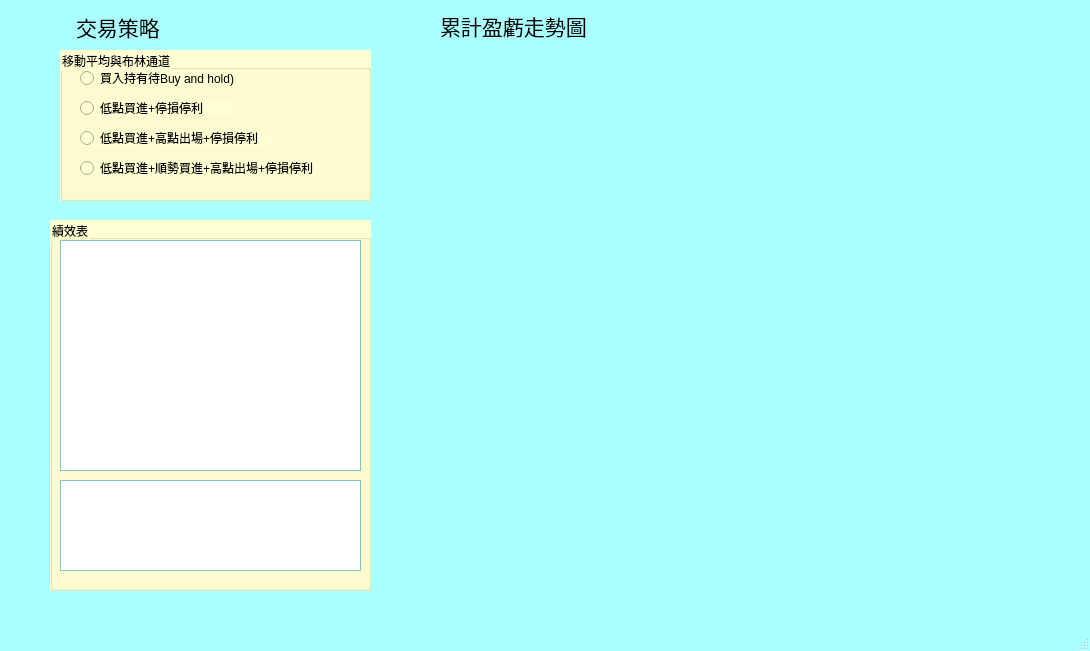
<?xml version="1.0" encoding="UTF-8"?>
<ui version="4.0">
 <class>MainWindow</class>
 <widget class="QMainWindow" name="MainWindow">
  <property name="geometry">
   <rect>
    <x>0</x>
    <y>0</y>
    <width>1090</width>
    <height>651</height>
   </rect>
  </property>
  <property name="palette">
   <palette>
    <active>
     <colorrole role="WindowText">
      <brush brushstyle="SolidPattern">
       <color alpha="255">
        <red>0</red>
        <green>0</green>
        <blue>0</blue>
       </color>
      </brush>
     </colorrole>
     <colorrole role="Button">
      <brush brushstyle="SolidPattern">
       <color alpha="255">
        <red>170</red>
        <green>255</green>
        <blue>255</blue>
       </color>
      </brush>
     </colorrole>
     <colorrole role="Light">
      <brush brushstyle="SolidPattern">
       <color alpha="255">
        <red>255</red>
        <green>255</green>
        <blue>255</blue>
       </color>
      </brush>
     </colorrole>
     <colorrole role="Midlight">
      <brush brushstyle="SolidPattern">
       <color alpha="255">
        <red>212</red>
        <green>255</green>
        <blue>255</blue>
       </color>
      </brush>
     </colorrole>
     <colorrole role="Dark">
      <brush brushstyle="SolidPattern">
       <color alpha="255">
        <red>85</red>
        <green>127</green>
        <blue>127</blue>
       </color>
      </brush>
     </colorrole>
     <colorrole role="Mid">
      <brush brushstyle="SolidPattern">
       <color alpha="255">
        <red>113</red>
        <green>170</green>
        <blue>170</blue>
       </color>
      </brush>
     </colorrole>
     <colorrole role="Text">
      <brush brushstyle="SolidPattern">
       <color alpha="255">
        <red>0</red>
        <green>0</green>
        <blue>0</blue>
       </color>
      </brush>
     </colorrole>
     <colorrole role="BrightText">
      <brush brushstyle="SolidPattern">
       <color alpha="255">
        <red>255</red>
        <green>255</green>
        <blue>255</blue>
       </color>
      </brush>
     </colorrole>
     <colorrole role="ButtonText">
      <brush brushstyle="SolidPattern">
       <color alpha="255">
        <red>0</red>
        <green>0</green>
        <blue>0</blue>
       </color>
      </brush>
     </colorrole>
     <colorrole role="Base">
      <brush brushstyle="SolidPattern">
       <color alpha="255">
        <red>255</red>
        <green>255</green>
        <blue>255</blue>
       </color>
      </brush>
     </colorrole>
     <colorrole role="Window">
      <brush brushstyle="SolidPattern">
       <color alpha="255">
        <red>170</red>
        <green>255</green>
        <blue>255</blue>
       </color>
      </brush>
     </colorrole>
     <colorrole role="Shadow">
      <brush brushstyle="SolidPattern">
       <color alpha="255">
        <red>0</red>
        <green>0</green>
        <blue>0</blue>
       </color>
      </brush>
     </colorrole>
     <colorrole role="AlternateBase">
      <brush brushstyle="SolidPattern">
       <color alpha="255">
        <red>212</red>
        <green>255</green>
        <blue>255</blue>
       </color>
      </brush>
     </colorrole>
     <colorrole role="ToolTipBase">
      <brush brushstyle="SolidPattern">
       <color alpha="255">
        <red>255</red>
        <green>255</green>
        <blue>220</blue>
       </color>
      </brush>
     </colorrole>
     <colorrole role="ToolTipText">
      <brush brushstyle="SolidPattern">
       <color alpha="255">
        <red>0</red>
        <green>0</green>
        <blue>0</blue>
       </color>
      </brush>
     </colorrole>
    </active>
    <inactive>
     <colorrole role="WindowText">
      <brush brushstyle="SolidPattern">
       <color alpha="255">
        <red>0</red>
        <green>0</green>
        <blue>0</blue>
       </color>
      </brush>
     </colorrole>
     <colorrole role="Button">
      <brush brushstyle="SolidPattern">
       <color alpha="255">
        <red>170</red>
        <green>255</green>
        <blue>255</blue>
       </color>
      </brush>
     </colorrole>
     <colorrole role="Light">
      <brush brushstyle="SolidPattern">
       <color alpha="255">
        <red>255</red>
        <green>255</green>
        <blue>255</blue>
       </color>
      </brush>
     </colorrole>
     <colorrole role="Midlight">
      <brush brushstyle="SolidPattern">
       <color alpha="255">
        <red>212</red>
        <green>255</green>
        <blue>255</blue>
       </color>
      </brush>
     </colorrole>
     <colorrole role="Dark">
      <brush brushstyle="SolidPattern">
       <color alpha="255">
        <red>85</red>
        <green>127</green>
        <blue>127</blue>
       </color>
      </brush>
     </colorrole>
     <colorrole role="Mid">
      <brush brushstyle="SolidPattern">
       <color alpha="255">
        <red>113</red>
        <green>170</green>
        <blue>170</blue>
       </color>
      </brush>
     </colorrole>
     <colorrole role="Text">
      <brush brushstyle="SolidPattern">
       <color alpha="255">
        <red>0</red>
        <green>0</green>
        <blue>0</blue>
       </color>
      </brush>
     </colorrole>
     <colorrole role="BrightText">
      <brush brushstyle="SolidPattern">
       <color alpha="255">
        <red>255</red>
        <green>255</green>
        <blue>255</blue>
       </color>
      </brush>
     </colorrole>
     <colorrole role="ButtonText">
      <brush brushstyle="SolidPattern">
       <color alpha="255">
        <red>0</red>
        <green>0</green>
        <blue>0</blue>
       </color>
      </brush>
     </colorrole>
     <colorrole role="Base">
      <brush brushstyle="SolidPattern">
       <color alpha="255">
        <red>255</red>
        <green>255</green>
        <blue>255</blue>
       </color>
      </brush>
     </colorrole>
     <colorrole role="Window">
      <brush brushstyle="SolidPattern">
       <color alpha="255">
        <red>170</red>
        <green>255</green>
        <blue>255</blue>
       </color>
      </brush>
     </colorrole>
     <colorrole role="Shadow">
      <brush brushstyle="SolidPattern">
       <color alpha="255">
        <red>0</red>
        <green>0</green>
        <blue>0</blue>
       </color>
      </brush>
     </colorrole>
     <colorrole role="AlternateBase">
      <brush brushstyle="SolidPattern">
       <color alpha="255">
        <red>212</red>
        <green>255</green>
        <blue>255</blue>
       </color>
      </brush>
     </colorrole>
     <colorrole role="ToolTipBase">
      <brush brushstyle="SolidPattern">
       <color alpha="255">
        <red>255</red>
        <green>255</green>
        <blue>220</blue>
       </color>
      </brush>
     </colorrole>
     <colorrole role="ToolTipText">
      <brush brushstyle="SolidPattern">
       <color alpha="255">
        <red>0</red>
        <green>0</green>
        <blue>0</blue>
       </color>
      </brush>
     </colorrole>
    </inactive>
    <disabled>
     <colorrole role="WindowText">
      <brush brushstyle="SolidPattern">
       <color alpha="255">
        <red>85</red>
        <green>127</green>
        <blue>127</blue>
       </color>
      </brush>
     </colorrole>
     <colorrole role="Button">
      <brush brushstyle="SolidPattern">
       <color alpha="255">
        <red>170</red>
        <green>255</green>
        <blue>255</blue>
       </color>
      </brush>
     </colorrole>
     <colorrole role="Light">
      <brush brushstyle="SolidPattern">
       <color alpha="255">
        <red>255</red>
        <green>255</green>
        <blue>255</blue>
       </color>
      </brush>
     </colorrole>
     <colorrole role="Midlight">
      <brush brushstyle="SolidPattern">
       <color alpha="255">
        <red>212</red>
        <green>255</green>
        <blue>255</blue>
       </color>
      </brush>
     </colorrole>
     <colorrole role="Dark">
      <brush brushstyle="SolidPattern">
       <color alpha="255">
        <red>85</red>
        <green>127</green>
        <blue>127</blue>
       </color>
      </brush>
     </colorrole>
     <colorrole role="Mid">
      <brush brushstyle="SolidPattern">
       <color alpha="255">
        <red>113</red>
        <green>170</green>
        <blue>170</blue>
       </color>
      </brush>
     </colorrole>
     <colorrole role="Text">
      <brush brushstyle="SolidPattern">
       <color alpha="255">
        <red>85</red>
        <green>127</green>
        <blue>127</blue>
       </color>
      </brush>
     </colorrole>
     <colorrole role="BrightText">
      <brush brushstyle="SolidPattern">
       <color alpha="255">
        <red>255</red>
        <green>255</green>
        <blue>255</blue>
       </color>
      </brush>
     </colorrole>
     <colorrole role="ButtonText">
      <brush brushstyle="SolidPattern">
       <color alpha="255">
        <red>85</red>
        <green>127</green>
        <blue>127</blue>
       </color>
      </brush>
     </colorrole>
     <colorrole role="Base">
      <brush brushstyle="SolidPattern">
       <color alpha="255">
        <red>170</red>
        <green>255</green>
        <blue>255</blue>
       </color>
      </brush>
     </colorrole>
     <colorrole role="Window">
      <brush brushstyle="SolidPattern">
       <color alpha="255">
        <red>170</red>
        <green>255</green>
        <blue>255</blue>
       </color>
      </brush>
     </colorrole>
     <colorrole role="Shadow">
      <brush brushstyle="SolidPattern">
       <color alpha="255">
        <red>0</red>
        <green>0</green>
        <blue>0</blue>
       </color>
      </brush>
     </colorrole>
     <colorrole role="AlternateBase">
      <brush brushstyle="SolidPattern">
       <color alpha="255">
        <red>170</red>
        <green>255</green>
        <blue>255</blue>
       </color>
      </brush>
     </colorrole>
     <colorrole role="ToolTipBase">
      <brush brushstyle="SolidPattern">
       <color alpha="255">
        <red>255</red>
        <green>255</green>
        <blue>220</blue>
       </color>
      </brush>
     </colorrole>
     <colorrole role="ToolTipText">
      <brush brushstyle="SolidPattern">
       <color alpha="255">
        <red>0</red>
        <green>0</green>
        <blue>0</blue>
       </color>
      </brush>
     </colorrole>
    </disabled>
   </palette>
  </property>
  <property name="windowTitle">
   <string>程式交易實作</string>
  </property>
  <widget class="QWidget" name="centralwidget">
   <widget class="QGroupBox" name="groupBox">
    <property name="geometry">
     <rect>
      <x>60</x>
      <y>50</y>
      <width>311</width>
      <height>151</height>
     </rect>
    </property>
    <property name="palette">
     <palette>
      <active>
       <colorrole role="WindowText">
        <brush brushstyle="SolidPattern">
         <color alpha="255">
          <red>0</red>
          <green>0</green>
          <blue>0</blue>
         </color>
        </brush>
       </colorrole>
       <colorrole role="Button">
        <brush brushstyle="SolidPattern">
         <color alpha="255">
          <red>255</red>
          <green>254</green>
          <blue>210</blue>
         </color>
        </brush>
       </colorrole>
       <colorrole role="Light">
        <brush brushstyle="SolidPattern">
         <color alpha="255">
          <red>255</red>
          <green>213</green>
          <blue>127</blue>
         </color>
        </brush>
       </colorrole>
       <colorrole role="Midlight">
        <brush brushstyle="SolidPattern">
         <color alpha="255">
          <red>255</red>
          <green>191</green>
          <blue>63</blue>
         </color>
        </brush>
       </colorrole>
       <colorrole role="Dark">
        <brush brushstyle="SolidPattern">
         <color alpha="255">
          <red>127</red>
          <green>85</green>
          <blue>0</blue>
         </color>
        </brush>
       </colorrole>
       <colorrole role="Mid">
        <brush brushstyle="SolidPattern">
         <color alpha="255">
          <red>170</red>
          <green>113</green>
          <blue>0</blue>
         </color>
        </brush>
       </colorrole>
       <colorrole role="Text">
        <brush brushstyle="SolidPattern">
         <color alpha="255">
          <red>0</red>
          <green>0</green>
          <blue>0</blue>
         </color>
        </brush>
       </colorrole>
       <colorrole role="BrightText">
        <brush brushstyle="SolidPattern">
         <color alpha="255">
          <red>255</red>
          <green>255</green>
          <blue>255</blue>
         </color>
        </brush>
       </colorrole>
       <colorrole role="ButtonText">
        <brush brushstyle="SolidPattern">
         <color alpha="255">
          <red>0</red>
          <green>0</green>
          <blue>0</blue>
         </color>
        </brush>
       </colorrole>
       <colorrole role="Base">
        <brush brushstyle="SolidPattern">
         <color alpha="255">
          <red>255</red>
          <green>254</green>
          <blue>210</blue>
         </color>
        </brush>
       </colorrole>
       <colorrole role="Window">
        <brush brushstyle="SolidPattern">
         <color alpha="255">
          <red>255</red>
          <green>254</green>
          <blue>210</blue>
         </color>
        </brush>
       </colorrole>
       <colorrole role="Shadow">
        <brush brushstyle="SolidPattern">
         <color alpha="255">
          <red>0</red>
          <green>0</green>
          <blue>0</blue>
         </color>
        </brush>
       </colorrole>
       <colorrole role="AlternateBase">
        <brush brushstyle="SolidPattern">
         <color alpha="255">
          <red>255</red>
          <green>212</green>
          <blue>127</blue>
         </color>
        </brush>
       </colorrole>
       <colorrole role="ToolTipBase">
        <brush brushstyle="SolidPattern">
         <color alpha="255">
          <red>255</red>
          <green>255</green>
          <blue>220</blue>
         </color>
        </brush>
       </colorrole>
       <colorrole role="ToolTipText">
        <brush brushstyle="SolidPattern">
         <color alpha="255">
          <red>0</red>
          <green>0</green>
          <blue>0</blue>
         </color>
        </brush>
       </colorrole>
      </active>
      <inactive>
       <colorrole role="WindowText">
        <brush brushstyle="SolidPattern">
         <color alpha="255">
          <red>0</red>
          <green>0</green>
          <blue>0</blue>
         </color>
        </brush>
       </colorrole>
       <colorrole role="Button">
        <brush brushstyle="SolidPattern">
         <color alpha="255">
          <red>255</red>
          <green>254</green>
          <blue>210</blue>
         </color>
        </brush>
       </colorrole>
       <colorrole role="Light">
        <brush brushstyle="SolidPattern">
         <color alpha="255">
          <red>255</red>
          <green>213</green>
          <blue>127</blue>
         </color>
        </brush>
       </colorrole>
       <colorrole role="Midlight">
        <brush brushstyle="SolidPattern">
         <color alpha="255">
          <red>255</red>
          <green>191</green>
          <blue>63</blue>
         </color>
        </brush>
       </colorrole>
       <colorrole role="Dark">
        <brush brushstyle="SolidPattern">
         <color alpha="255">
          <red>127</red>
          <green>85</green>
          <blue>0</blue>
         </color>
        </brush>
       </colorrole>
       <colorrole role="Mid">
        <brush brushstyle="SolidPattern">
         <color alpha="255">
          <red>170</red>
          <green>113</green>
          <blue>0</blue>
         </color>
        </brush>
       </colorrole>
       <colorrole role="Text">
        <brush brushstyle="SolidPattern">
         <color alpha="255">
          <red>0</red>
          <green>0</green>
          <blue>0</blue>
         </color>
        </brush>
       </colorrole>
       <colorrole role="BrightText">
        <brush brushstyle="SolidPattern">
         <color alpha="255">
          <red>255</red>
          <green>255</green>
          <blue>255</blue>
         </color>
        </brush>
       </colorrole>
       <colorrole role="ButtonText">
        <brush brushstyle="SolidPattern">
         <color alpha="255">
          <red>0</red>
          <green>0</green>
          <blue>0</blue>
         </color>
        </brush>
       </colorrole>
       <colorrole role="Base">
        <brush brushstyle="SolidPattern">
         <color alpha="255">
          <red>255</red>
          <green>254</green>
          <blue>210</blue>
         </color>
        </brush>
       </colorrole>
       <colorrole role="Window">
        <brush brushstyle="SolidPattern">
         <color alpha="255">
          <red>255</red>
          <green>254</green>
          <blue>210</blue>
         </color>
        </brush>
       </colorrole>
       <colorrole role="Shadow">
        <brush brushstyle="SolidPattern">
         <color alpha="255">
          <red>0</red>
          <green>0</green>
          <blue>0</blue>
         </color>
        </brush>
       </colorrole>
       <colorrole role="AlternateBase">
        <brush brushstyle="SolidPattern">
         <color alpha="255">
          <red>255</red>
          <green>212</green>
          <blue>127</blue>
         </color>
        </brush>
       </colorrole>
       <colorrole role="ToolTipBase">
        <brush brushstyle="SolidPattern">
         <color alpha="255">
          <red>255</red>
          <green>255</green>
          <blue>220</blue>
         </color>
        </brush>
       </colorrole>
       <colorrole role="ToolTipText">
        <brush brushstyle="SolidPattern">
         <color alpha="255">
          <red>0</red>
          <green>0</green>
          <blue>0</blue>
         </color>
        </brush>
       </colorrole>
      </inactive>
      <disabled>
       <colorrole role="WindowText">
        <brush brushstyle="SolidPattern">
         <color alpha="255">
          <red>127</red>
          <green>85</green>
          <blue>0</blue>
         </color>
        </brush>
       </colorrole>
       <colorrole role="Button">
        <brush brushstyle="SolidPattern">
         <color alpha="255">
          <red>255</red>
          <green>254</green>
          <blue>210</blue>
         </color>
        </brush>
       </colorrole>
       <colorrole role="Light">
        <brush brushstyle="SolidPattern">
         <color alpha="255">
          <red>255</red>
          <green>213</green>
          <blue>127</blue>
         </color>
        </brush>
       </colorrole>
       <colorrole role="Midlight">
        <brush brushstyle="SolidPattern">
         <color alpha="255">
          <red>255</red>
          <green>191</green>
          <blue>63</blue>
         </color>
        </brush>
       </colorrole>
       <colorrole role="Dark">
        <brush brushstyle="SolidPattern">
         <color alpha="255">
          <red>127</red>
          <green>85</green>
          <blue>0</blue>
         </color>
        </brush>
       </colorrole>
       <colorrole role="Mid">
        <brush brushstyle="SolidPattern">
         <color alpha="255">
          <red>170</red>
          <green>113</green>
          <blue>0</blue>
         </color>
        </brush>
       </colorrole>
       <colorrole role="Text">
        <brush brushstyle="SolidPattern">
         <color alpha="255">
          <red>127</red>
          <green>85</green>
          <blue>0</blue>
         </color>
        </brush>
       </colorrole>
       <colorrole role="BrightText">
        <brush brushstyle="SolidPattern">
         <color alpha="255">
          <red>255</red>
          <green>255</green>
          <blue>255</blue>
         </color>
        </brush>
       </colorrole>
       <colorrole role="ButtonText">
        <brush brushstyle="SolidPattern">
         <color alpha="255">
          <red>127</red>
          <green>85</green>
          <blue>0</blue>
         </color>
        </brush>
       </colorrole>
       <colorrole role="Base">
        <brush brushstyle="SolidPattern">
         <color alpha="255">
          <red>255</red>
          <green>254</green>
          <blue>210</blue>
         </color>
        </brush>
       </colorrole>
       <colorrole role="Window">
        <brush brushstyle="SolidPattern">
         <color alpha="255">
          <red>255</red>
          <green>254</green>
          <blue>210</blue>
         </color>
        </brush>
       </colorrole>
       <colorrole role="Shadow">
        <brush brushstyle="SolidPattern">
         <color alpha="255">
          <red>0</red>
          <green>0</green>
          <blue>0</blue>
         </color>
        </brush>
       </colorrole>
       <colorrole role="AlternateBase">
        <brush brushstyle="SolidPattern">
         <color alpha="255">
          <red>255</red>
          <green>170</green>
          <blue>0</blue>
         </color>
        </brush>
       </colorrole>
       <colorrole role="ToolTipBase">
        <brush brushstyle="SolidPattern">
         <color alpha="255">
          <red>255</red>
          <green>255</green>
          <blue>220</blue>
         </color>
        </brush>
       </colorrole>
       <colorrole role="ToolTipText">
        <brush brushstyle="SolidPattern">
         <color alpha="255">
          <red>0</red>
          <green>0</green>
          <blue>0</blue>
         </color>
        </brush>
       </colorrole>
      </disabled>
     </palette>
    </property>
    <property name="styleSheet">
     <string notr="true">background-color: rgb(255, 254, 210);</string>
    </property>
    <property name="title">
     <string>移動平均與布林通道</string>
    </property>
    <widget class="QRadioButton" name="radioButton">
     <property name="geometry">
      <rect>
       <x>20</x>
       <y>20</y>
       <width>161</width>
       <height>16</height>
      </rect>
     </property>
     <property name="text">
      <string>買入持有待Buy and hold)</string>
     </property>
    </widget>
    <widget class="QRadioButton" name="radioButton_2">
     <property name="geometry">
      <rect>
       <x>20</x>
       <y>50</y>
       <width>151</width>
       <height>16</height>
      </rect>
     </property>
     <property name="text">
      <string>低點買進+停損停利</string>
     </property>
    </widget>
    <widget class="QRadioButton" name="radioButton_3">
     <property name="geometry">
      <rect>
       <x>20</x>
       <y>80</y>
       <width>191</width>
       <height>16</height>
      </rect>
     </property>
     <property name="text">
      <string>低點買進+高點出場+停損停利</string>
     </property>
    </widget>
    <widget class="QRadioButton" name="radioButton_4">
     <property name="geometry">
      <rect>
       <x>20</x>
       <y>110</y>
       <width>241</width>
       <height>16</height>
      </rect>
     </property>
     <property name="text">
      <string>低點買進+順勢買進+高點出場+停損停利</string>
     </property>
    </widget>
   </widget>
   <widget class="QLabel" name="label">
    <property name="geometry">
     <rect>
      <x>76</x>
      <y>11</y>
      <width>101</width>
      <height>31</height>
     </rect>
    </property>
    <property name="palette">
     <palette>
      <active>
       <colorrole role="WindowText">
        <brush brushstyle="SolidPattern">
         <color alpha="255">
          <red>0</red>
          <green>0</green>
          <blue>0</blue>
         </color>
        </brush>
       </colorrole>
       <colorrole role="Button">
        <brush brushstyle="SolidPattern">
         <color alpha="255">
          <red>0</red>
          <green>0</green>
          <blue>255</blue>
         </color>
        </brush>
       </colorrole>
       <colorrole role="Light">
        <brush brushstyle="SolidPattern">
         <color alpha="255">
          <red>127</red>
          <green>127</green>
          <blue>255</blue>
         </color>
        </brush>
       </colorrole>
       <colorrole role="Midlight">
        <brush brushstyle="SolidPattern">
         <color alpha="255">
          <red>63</red>
          <green>63</green>
          <blue>255</blue>
         </color>
        </brush>
       </colorrole>
       <colorrole role="Dark">
        <brush brushstyle="SolidPattern">
         <color alpha="255">
          <red>0</red>
          <green>0</green>
          <blue>127</blue>
         </color>
        </brush>
       </colorrole>
       <colorrole role="Mid">
        <brush brushstyle="SolidPattern">
         <color alpha="255">
          <red>0</red>
          <green>0</green>
          <blue>170</blue>
         </color>
        </brush>
       </colorrole>
       <colorrole role="Text">
        <brush brushstyle="SolidPattern">
         <color alpha="255">
          <red>0</red>
          <green>0</green>
          <blue>255</blue>
         </color>
        </brush>
       </colorrole>
       <colorrole role="BrightText">
        <brush brushstyle="SolidPattern">
         <color alpha="255">
          <red>255</red>
          <green>255</green>
          <blue>255</blue>
         </color>
        </brush>
       </colorrole>
       <colorrole role="ButtonText">
        <brush brushstyle="SolidPattern">
         <color alpha="255">
          <red>0</red>
          <green>0</green>
          <blue>0</blue>
         </color>
        </brush>
       </colorrole>
       <colorrole role="Base">
        <brush brushstyle="SolidPattern">
         <color alpha="255">
          <red>255</red>
          <green>255</green>
          <blue>255</blue>
         </color>
        </brush>
       </colorrole>
       <colorrole role="Window">
        <brush brushstyle="SolidPattern">
         <color alpha="255">
          <red>0</red>
          <green>0</green>
          <blue>255</blue>
         </color>
        </brush>
       </colorrole>
       <colorrole role="Shadow">
        <brush brushstyle="SolidPattern">
         <color alpha="255">
          <red>0</red>
          <green>0</green>
          <blue>0</blue>
         </color>
        </brush>
       </colorrole>
       <colorrole role="AlternateBase">
        <brush brushstyle="SolidPattern">
         <color alpha="255">
          <red>127</red>
          <green>127</green>
          <blue>255</blue>
         </color>
        </brush>
       </colorrole>
       <colorrole role="ToolTipBase">
        <brush brushstyle="SolidPattern">
         <color alpha="255">
          <red>255</red>
          <green>255</green>
          <blue>220</blue>
         </color>
        </brush>
       </colorrole>
       <colorrole role="ToolTipText">
        <brush brushstyle="SolidPattern">
         <color alpha="255">
          <red>0</red>
          <green>0</green>
          <blue>0</blue>
         </color>
        </brush>
       </colorrole>
      </active>
      <inactive>
       <colorrole role="WindowText">
        <brush brushstyle="SolidPattern">
         <color alpha="255">
          <red>0</red>
          <green>0</green>
          <blue>0</blue>
         </color>
        </brush>
       </colorrole>
       <colorrole role="Button">
        <brush brushstyle="SolidPattern">
         <color alpha="255">
          <red>0</red>
          <green>0</green>
          <blue>255</blue>
         </color>
        </brush>
       </colorrole>
       <colorrole role="Light">
        <brush brushstyle="SolidPattern">
         <color alpha="255">
          <red>127</red>
          <green>127</green>
          <blue>255</blue>
         </color>
        </brush>
       </colorrole>
       <colorrole role="Midlight">
        <brush brushstyle="SolidPattern">
         <color alpha="255">
          <red>63</red>
          <green>63</green>
          <blue>255</blue>
         </color>
        </brush>
       </colorrole>
       <colorrole role="Dark">
        <brush brushstyle="SolidPattern">
         <color alpha="255">
          <red>0</red>
          <green>0</green>
          <blue>127</blue>
         </color>
        </brush>
       </colorrole>
       <colorrole role="Mid">
        <brush brushstyle="SolidPattern">
         <color alpha="255">
          <red>0</red>
          <green>0</green>
          <blue>170</blue>
         </color>
        </brush>
       </colorrole>
       <colorrole role="Text">
        <brush brushstyle="SolidPattern">
         <color alpha="255">
          <red>0</red>
          <green>0</green>
          <blue>255</blue>
         </color>
        </brush>
       </colorrole>
       <colorrole role="BrightText">
        <brush brushstyle="SolidPattern">
         <color alpha="255">
          <red>255</red>
          <green>255</green>
          <blue>255</blue>
         </color>
        </brush>
       </colorrole>
       <colorrole role="ButtonText">
        <brush brushstyle="SolidPattern">
         <color alpha="255">
          <red>0</red>
          <green>0</green>
          <blue>0</blue>
         </color>
        </brush>
       </colorrole>
       <colorrole role="Base">
        <brush brushstyle="SolidPattern">
         <color alpha="255">
          <red>255</red>
          <green>255</green>
          <blue>255</blue>
         </color>
        </brush>
       </colorrole>
       <colorrole role="Window">
        <brush brushstyle="SolidPattern">
         <color alpha="255">
          <red>0</red>
          <green>0</green>
          <blue>255</blue>
         </color>
        </brush>
       </colorrole>
       <colorrole role="Shadow">
        <brush brushstyle="SolidPattern">
         <color alpha="255">
          <red>0</red>
          <green>0</green>
          <blue>0</blue>
         </color>
        </brush>
       </colorrole>
       <colorrole role="AlternateBase">
        <brush brushstyle="SolidPattern">
         <color alpha="255">
          <red>127</red>
          <green>127</green>
          <blue>255</blue>
         </color>
        </brush>
       </colorrole>
       <colorrole role="ToolTipBase">
        <brush brushstyle="SolidPattern">
         <color alpha="255">
          <red>255</red>
          <green>255</green>
          <blue>220</blue>
         </color>
        </brush>
       </colorrole>
       <colorrole role="ToolTipText">
        <brush brushstyle="SolidPattern">
         <color alpha="255">
          <red>0</red>
          <green>0</green>
          <blue>0</blue>
         </color>
        </brush>
       </colorrole>
      </inactive>
      <disabled>
       <colorrole role="WindowText">
        <brush brushstyle="SolidPattern">
         <color alpha="255">
          <red>0</red>
          <green>0</green>
          <blue>127</blue>
         </color>
        </brush>
       </colorrole>
       <colorrole role="Button">
        <brush brushstyle="SolidPattern">
         <color alpha="255">
          <red>0</red>
          <green>0</green>
          <blue>255</blue>
         </color>
        </brush>
       </colorrole>
       <colorrole role="Light">
        <brush brushstyle="SolidPattern">
         <color alpha="255">
          <red>127</red>
          <green>127</green>
          <blue>255</blue>
         </color>
        </brush>
       </colorrole>
       <colorrole role="Midlight">
        <brush brushstyle="SolidPattern">
         <color alpha="255">
          <red>63</red>
          <green>63</green>
          <blue>255</blue>
         </color>
        </brush>
       </colorrole>
       <colorrole role="Dark">
        <brush brushstyle="SolidPattern">
         <color alpha="255">
          <red>0</red>
          <green>0</green>
          <blue>127</blue>
         </color>
        </brush>
       </colorrole>
       <colorrole role="Mid">
        <brush brushstyle="SolidPattern">
         <color alpha="255">
          <red>0</red>
          <green>0</green>
          <blue>170</blue>
         </color>
        </brush>
       </colorrole>
       <colorrole role="Text">
        <brush brushstyle="SolidPattern">
         <color alpha="255">
          <red>0</red>
          <green>0</green>
          <blue>127</blue>
         </color>
        </brush>
       </colorrole>
       <colorrole role="BrightText">
        <brush brushstyle="SolidPattern">
         <color alpha="255">
          <red>255</red>
          <green>255</green>
          <blue>255</blue>
         </color>
        </brush>
       </colorrole>
       <colorrole role="ButtonText">
        <brush brushstyle="SolidPattern">
         <color alpha="255">
          <red>0</red>
          <green>0</green>
          <blue>127</blue>
         </color>
        </brush>
       </colorrole>
       <colorrole role="Base">
        <brush brushstyle="SolidPattern">
         <color alpha="255">
          <red>0</red>
          <green>0</green>
          <blue>255</blue>
         </color>
        </brush>
       </colorrole>
       <colorrole role="Window">
        <brush brushstyle="SolidPattern">
         <color alpha="255">
          <red>0</red>
          <green>0</green>
          <blue>255</blue>
         </color>
        </brush>
       </colorrole>
       <colorrole role="Shadow">
        <brush brushstyle="SolidPattern">
         <color alpha="255">
          <red>0</red>
          <green>0</green>
          <blue>0</blue>
         </color>
        </brush>
       </colorrole>
       <colorrole role="AlternateBase">
        <brush brushstyle="SolidPattern">
         <color alpha="255">
          <red>0</red>
          <green>0</green>
          <blue>255</blue>
         </color>
        </brush>
       </colorrole>
       <colorrole role="ToolTipBase">
        <brush brushstyle="SolidPattern">
         <color alpha="255">
          <red>255</red>
          <green>255</green>
          <blue>220</blue>
         </color>
        </brush>
       </colorrole>
       <colorrole role="ToolTipText">
        <brush brushstyle="SolidPattern">
         <color alpha="255">
          <red>0</red>
          <green>0</green>
          <blue>0</blue>
         </color>
        </brush>
       </colorrole>
      </disabled>
     </palette>
    </property>
    <property name="font">
     <font>
      <family>微軟正黑體</family>
      <pointsize>16</pointsize>
     </font>
    </property>
    <property name="text">
     <string>交易策略</string>
    </property>
   </widget>
   <widget class="QTableWidget" name="tableWidget">
    <property name="geometry">
     <rect>
      <x>60</x>
      <y>240</y>
      <width>301</width>
      <height>231</height>
     </rect>
    </property>
   </widget>
   <widget class="QLabel" name="label_2">
    <property name="geometry">
     <rect>
      <x>420</x>
      <y>50</y>
      <width>591</width>
      <height>491</height>
     </rect>
    </property>
    <property name="text">
     <string/>
    </property>
    <property name="scaledContents">
     <bool>true</bool>
    </property>
   </widget>
   <widget class="QLabel" name="label_3">
    <property name="geometry">
     <rect>
      <x>440</x>
      <y>10</y>
      <width>161</width>
      <height>31</height>
     </rect>
    </property>
    <property name="font">
     <font>
      <family>微軟正黑體</family>
      <pointsize>16</pointsize>
     </font>
    </property>
    <property name="text">
     <string>累計盈虧走勢圖</string>
    </property>
   </widget>
   <widget class="QTableWidget" name="tableWidget_2">
    <property name="geometry">
     <rect>
      <x>60</x>
      <y>480</y>
      <width>301</width>
      <height>91</height>
     </rect>
    </property>
   </widget>
   <widget class="QGroupBox" name="groupBox_2">
    <property name="geometry">
     <rect>
      <x>50</x>
      <y>220</y>
      <width>321</width>
      <height>371</height>
     </rect>
    </property>
    <property name="styleSheet">
     <string notr="true">background-color: rgb(255, 254, 210);</string>
    </property>
    <property name="title">
     <string>績效表</string>
    </property>
   </widget>
   <zorder>groupBox_2</zorder>
   <zorder>groupBox</zorder>
   <zorder>label</zorder>
   <zorder>tableWidget</zorder>
   <zorder>label_2</zorder>
   <zorder>label_3</zorder>
   <zorder>tableWidget_2</zorder>
  </widget>
  <widget class="QMenuBar" name="menubar">
   <property name="geometry">
    <rect>
     <x>0</x>
     <y>0</y>
     <width>1090</width>
     <height>21</height>
    </rect>
   </property>
  </widget>
  <widget class="QStatusBar" name="statusbar"/>
 </widget>
 <resources/>
 <connections/>
</ui>
